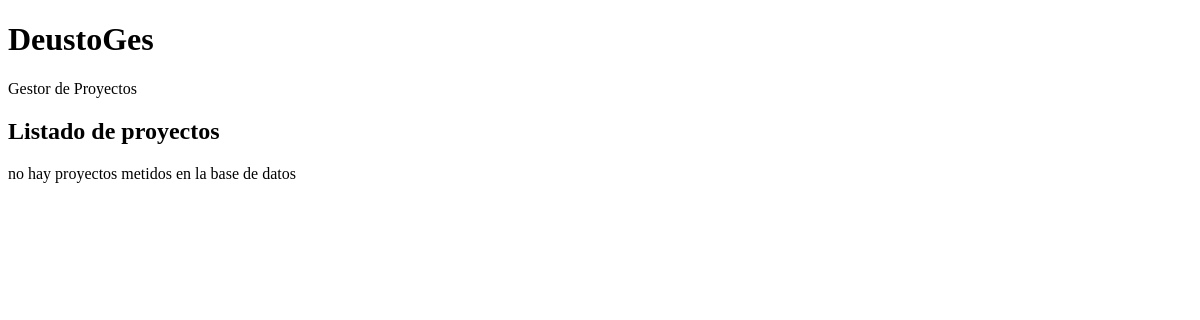
The page /appDeustoGes/proyectos on the database as committed earlier.
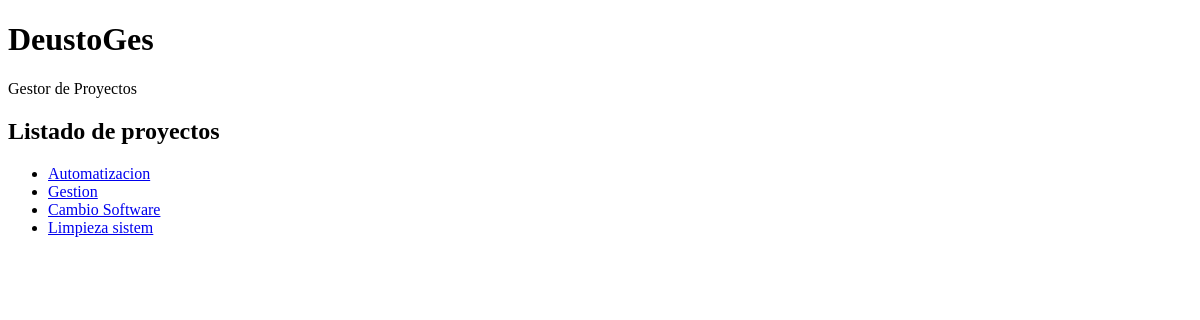
The same page on the database as committed later.
### appDeustoGes/models.py (models this page shows, shortened)
class Proyecto(models.Model):
    nombre = models.CharField(max_length=15)
    descripcion = models.TextField()
    fecha_inicio = models.DateField(default=date(2020, 1, 1))
    fecha_fin = models.DateField(default=date(2020, 1, 1))
    presupuesto = models.IntegerField()
    tareas = models.TextField(
        blank=True)  # AQUI PONEMOS LO DE blank=True ? significa que en el formulario de django se puede
    responsable = models.ForeignKey(Empleado, on_delete=models.CASCADE)
    cliente = models.ForeignKey(Cliente, on_delete=models.CASCADE)
    created = models.DateTimeField(auto_now_add=True)
    updated = models.DateTimeField(auto_now=True)
    class Meta:
        verbose_name = "proyecto"
        verbose_name_plural = "proyectos"

### appDeustoGes/views.py (the view)
# urls.py: path("/proyectos", views.index_proyectos, name='proyectos_index'),
def index_proyectos(request):
    proyectos = Proyecto.objects.all()
    return render(request, "appDeustoGes/proyectos_index.html", {"proyectos": proyectos})

### templates/appDeustoGes/proyectos_index.html
{% extends "base.html" %}
{% block main_contenido %}
    <hi>Gestor de Proyectos</hi>
    <h2>Listado de proyectos</h2>
        {% if proyectos %}
            <ul>
                {% for proyecto in proyectos %}
                    <li><a href="{% url 'proyecto_detail' proyecto.id %}">{{ proyecto.nombre }}</a></li>
                {% endfor %}
            </ul>
        {% else  %}
            <p>no  hay proyectos metidos en la base de datos</p>
        {% endif %}
{% endblock %}

### templates/base.html (shortened to what this page needs)
<!doctype html>
<html lang=es>
<head>
</head>
<body>
    <header>
        <h1>DeustoGes</h1>
    </header>
    <main>
        {% block main_contenido %}{% endblock %}
    </main>
</body>
</html>

Rows that differ between the two databases and show on the page:
added Proyecto: nombre "Automatizacion"
added Proyecto: nombre "Gestion"
added Proyecto: nombre "Cambio Software"
added Proyecto: nombre "Limpieza sistem"
Other text that changed with them:
text no longer shown: "no hay proyectos metidos en la base de datos"
